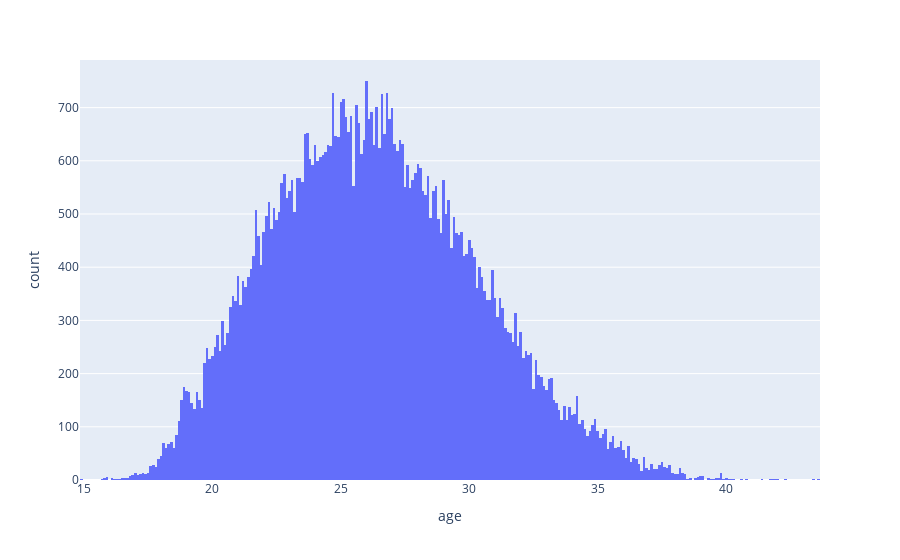

Source (notebook cell):
### Code cell
#grafico de distribucion de alturas
fig2 = px.histogram(matches, x = 'age')
fig2.show()

### Figure 1 — Plotly figure (JSON) as saved in the notebook; plotly's stock layout.template omitted (floating-point values rounded to 4 significant figures; data arrays with more than 128 entries replaced by an {"elided": "..."} marker saying what was removed)
{"data": [{"alignmentgroup": "True", "bingroup": "x", "hovertemplate": "age=%{x}<br>count=%{y}<extra></extra>", "legendgroup": "", "marker": {"color": "#636efa", "pattern": {"shape": ""}}, "name": "", "offsetgroup": "", "orientation": "v", "showlegend": false, "type": "histogram", "x": {"elided": "69869 float values"}, "xaxis": "x", "yaxis": "y"}], "layout": {"barmode": "relative", "legend": {"tracegroupgap": 0}, "margin": {"t": 60}, "xaxis": {"anchor": "y", "domain": [0, 1], "title": {"text": "age"}}, "yaxis": {"anchor": "x", "domain": [0, 1], "title": {"text": "count"}}}}
